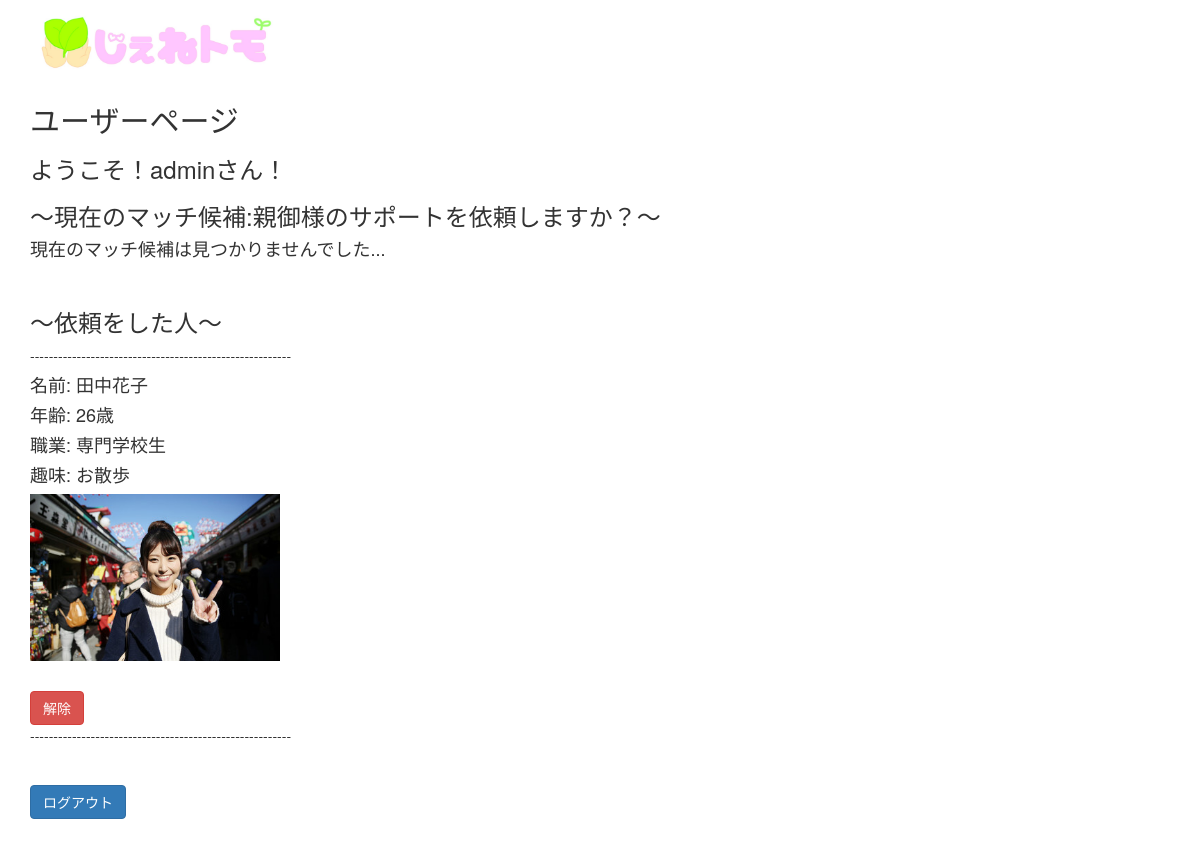
Before: /index (signed in) with the older database file.
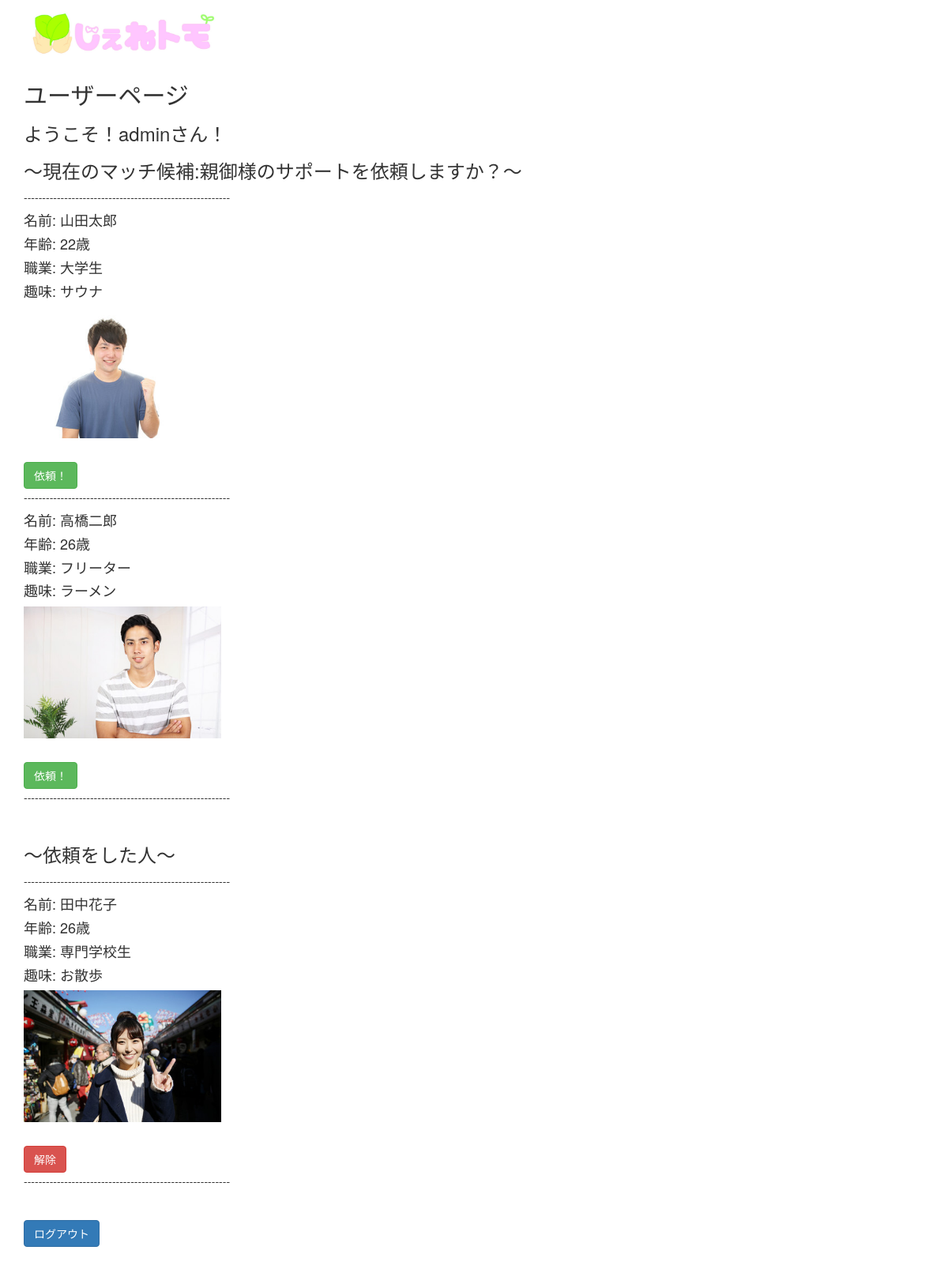
After: the same page with the newer database file.
### app.py (models this page shows)
class User(UserMixin,db.Model): # ユーザテーブル
    id = db.Column(db.Integer, primary_key=True)
    username = db.Column(db.String(30),unique=True)
    password = db.Column(db.String(12))

class Candidate(db.Model): # いいかも！した人
    id = db.Column(db.Integer, primary_key=True)
    name = db.Column(db.String(50), nullable=False)
    age = db.Column(db.String(5),  nullable=False)
    job = db.Column(db.String(100), nullable=False)
    hobby = db.Column(db.String(100), nullable=False)
    img = db.Column(db.String(10), nullable=False)

class Younger(db.Model): # 若者テーブル
    id = db.Column(db.Integer, primary_key=True)
    name = db.Column(db.String(50), nullable=False)
    age = db.Column(db.String(5),  nullable=False)
    job = db.Column(db.String(100), nullable=False)
    hobby = db.Column(db.String(100), nullable=False)
    img = db.Column(db.String(10), nullable=False)

### app.py (the view)
@app.route('/index',methods=["GET","POST"]) # メイン画面
@login_required
def index():
    username = current_user.username
    if request.method == "GET":
        matchers = Younger.query.all()
        candidate = Candidate.query.all()
        return render_template("/index.html",username=username,matchers = matchers,candidates = candidate)

### app.py (called while the page is built)
@login_manager.user_loader
def load_user(id):
    return User.query.get(int(id))

### templates/index.html (shortened to what this page needs)
{% extends "bootstrap/base.html" %}
{% block content %}
<div class="container">
     <img src="../static/image/icon.jpg" width="250px">
     <h2>ユーザーページ</h2>
     <h3>ようこそ！{{ username }}さん！</h3>
     <h3>～現在のマッチ候補:親御様のサポートを依頼しますか？～</h3>
     {% for matcher in matchers %}
     <person>
          <p>--------------------------------------------------------</p>
          <div id = "ismutch">
               <h4>名前: {{ matcher.name }}</h4>
               <h4>年齢: {{ matcher.age }}歳</h4>
               <h4>職業: {{ matcher.job }}</h4>
               <h4>趣味: {{ matcher.hobby }}</h4>
               <img src="../static/image/people/{{ matcher.img }}.jpg" width="250px">
          </div>
     </person>
     <p><br></p>
     <a href="/{{matcher.id}}/good" role="botton"><button class = "btn btn-success">依頼！</button></a>
     {% endfor %}
     {% if matchers |length > 0 %}
     <p>--------------------------------------------------------</p>
     {% endif %}
     {% if matchers |length == 0 %}
     <h4>現在のマッチ候補は見つかりませんでした...</h4>
     {% endif %}
     <p><br></p>
     <h3>～依頼をした人～</h3>
     {% for candidate in candidates %}
     <person>
          <p>--------------------------------------------------------</p>
          <div id = "ismutch">
               <h4>名前: {{ candidate.name }}</h4>
               <h4>年齢: {{ candidate.age }}歳</h4>
               <h4>職業: {{ candidate.job }}</h4>
               <h4>趣味: {{ candidate.hobby }}</h4>
               <img src="../static/image/people/{{ candidate.img }}.jpg" width="250px">
          </div>
     </person>
     <p><br></p>
     <a href="/{{candidate.id}}/delete" role="botton"><button class = "btn btn-danger">解除</button></a>
     {% endfor %}
     {% if candidates |length > 0 %}
     <p>--------------------------------------------------------</p>
     {% endif %}
     <p><br></p>
     <a href="/logout" role="button"><button class="btn btn-primary">ログアウト</button></a>
</div>
<p><br></p>
{% endblock %}

Changed rows visible on the page:
added Younger: name "山田太郎", age "22", job "大学生", hobby "サウナ", img (picture)
added Younger: name "高橋二郎", age "26", job "フリーター", hobby "ラーメン", img (picture)
Other visible differences:
text no longer shown: "現在のマッチ候補は見つかりませんでした..."
